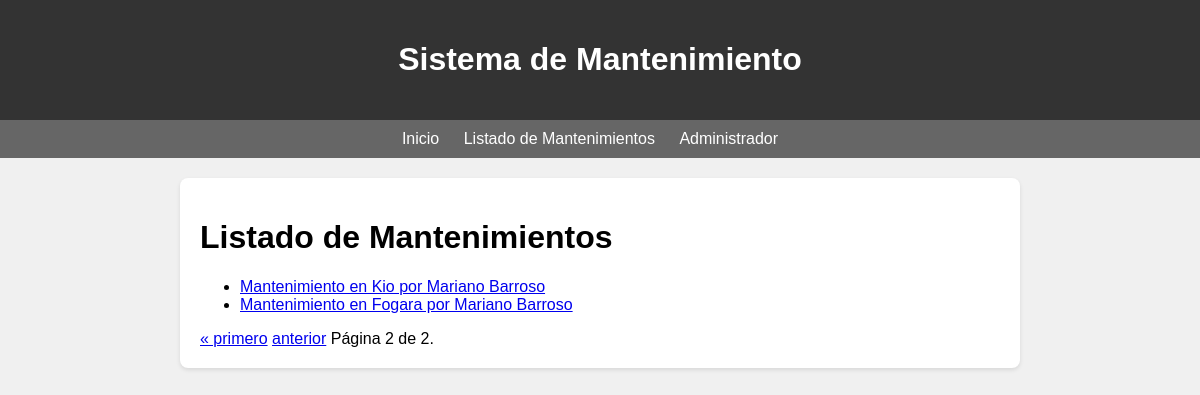
The app's page /mantenimientos/?page=2 with its own data.
### mantenimiento/models.py (models this page shows, shortened)
class Mantenimiento(models.Model):
    fecha = models.DateField()
    descripcion = models.TextField(max_length=150)
    edificio = models.ForeignKey(Edificio, on_delete=models.CASCADE)
    tecnico = models.ForeignKey(Tecnico, on_delete=models.CASCADE)
    def __str__(self):
        return f"Mantenimiento en {self.edificio.nombre} por {self.tecnico.nombre}"

class Edificio(models.Model):
    nombre = models.TextField(max_length=50)
    direccion = models.TextField(max_length=150)
    contacto = models.EmailField(max_length=100)

class Tecnico(models.Model):
    nombre = models.TextField(max_length=50)
    especialidad = models.TextField(max_length=150)
    contacto = models.EmailField(max_length=100)

### mantenimiento/views.py (the view)
# urls.py: path('mantenimientos/', views.lista_mantenimientos, name='lista_mantenimientos'),
def lista_mantenimientos(request):
    mantenimientos_list = Mantenimiento.objects.all()
    paginator = Paginator(mantenimientos_list, 4)  # Paginar cada 4 mantenimientos
    page_number = request.GET.get('page')
    page_obj = paginator.get_page(page_number)
    return render(request, 'mantenimiento/lista_mantenimientos.html', {'page_obj': page_obj})

### mantenimiento/templates/mantenimiento/lista_mantenimientos.html (shortened to what this page needs)
<!DOCTYPE html>
<html lang="en">
<head>
</head>
<body>
    {% extends 'mantenimiento/base.html' %}
    {% block content %}
    <h1>Listado de Mantenimientos</h1>
    <ul>
        {% for mantenimiento in page_obj %}
            <li><a href="{% url 'detalle_mantenimiento' mantenimiento.id %}">{{ mantenimiento }}</a></li>
        {% endfor %}
    </ul>
    <div class="pagination">
        <span class="step-links">
            {% if page_obj.has_previous %}
                <a href="?page=1">&laquo; primero</a>
                <a href="?page={{ page_obj.previous_page_number }}">anterior</a>
            {% endif %}
            <span class="current">
                Página {{ page_obj.number }} de {{ page_obj.paginator.num_pages }}.
            </span>
        </span>
    </div>
    {% endblock %}

### mantenimiento/templates/mantenimiento/base.html (style rules this page uses)
body { font-family: Arial, sans-serif; margin: 0; padding: 0; background-color: #f0f0f0; }

### records on screen
Mantenimiento: edificio+tecnico "Mantenimiento en Kio por Mariano Barroso"
Mantenimiento: edificio+tecnico "Mantenimiento en Fogara por Mariano Barroso"

### other values on screen
{{ page_obj.number }} "2"
{{ page_obj.paginator.num_pages }} "2"
